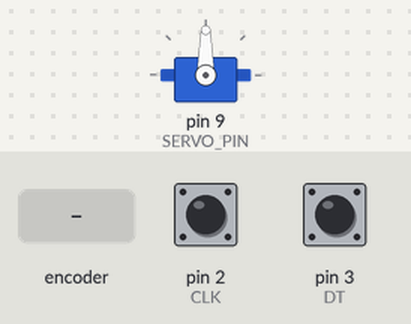
This sketch was run on a simulated Arduino Uno, built with avr-gcc and run on an emulated ATmega328P. On the bench: servo. Inputs (shaded band) come from the test bench; at power-on: pin 2 (CLK) HIGH, pin 3 (DT) HIGH.

Above: at 1.2 s.
1.3 s: rotary encoder on pin 2 (CLK) / pin 3 (DT) turned 3 steps (first pin leading)
At 1.42 s:
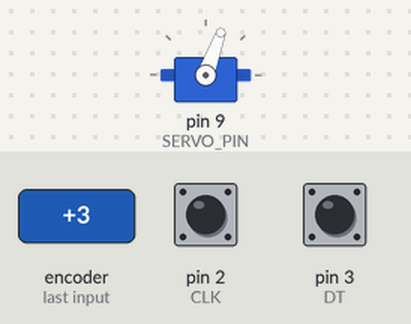
At 2.3 s:
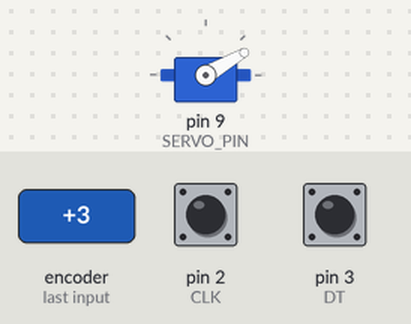
4.3 s: rotary encoder on pin 2 (CLK) / pin 3 (DT) turned 1 step (first pin leading)
At 5.5 s:
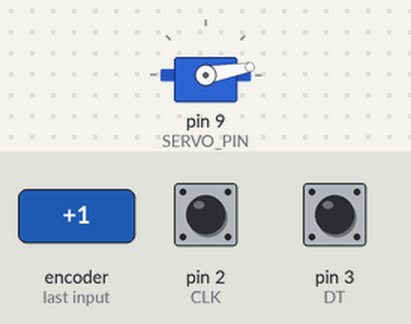
Timing chart, 0 to 7.3 s (numbered marks = the images above; inputs shaded):
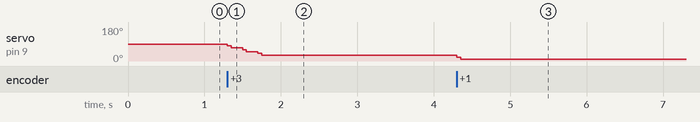

Measured:
- after the input at 1.3 s, servo on pin 9 (SERVO_PIN): 90° → 70° at once, → 50° 0.20 s later, → 30° 0.20 s later
- after the input at 4.3 s, servo on pin 9 (SERVO_PIN): 30° → 10° at once

The sketch:

Arduino_Rotary_Encoder___Servo_Control.ino
```cpp
/*
  ============================================================
  PROJECT  : Arduino Rotary Encoder + Servo Control

  DESCRIPTION:
  This project uses a rotary encoder to control
  the angle of a servo motor (0–180 degrees).

  Rotate clockwise  -> Servo angle increases
  Rotate counter    -> Servo angle decreases

  COMPONENTS:
  - Arduino Uno / Nano
  - Rotary Encoder (CLK, DT)
  - Servo Motor (SG90 / MG90S)
  - Breadboard
  - Jumper wires

  CONNECTION:
  Rotary CLK -> Pin 2
  Rotary DT  -> Pin 3
  Servo Signal -> Pin 9
  VCC -> 5V
  GND -> GND
  ============================================================
*/

#include <Servo.h>

#define CLK 2
#define DT  3
#define SERVO_PIN 9

Servo myServo;

int lastCLKState;
int currentCLKState;

int servoAngle = 90;  // start from middle position

void setup() {
  pinMode(CLK, INPUT);
  pinMode(DT, INPUT);

  myServo.attach(SERVO_PIN);
  myServo.write(servoAngle);

  lastCLKState = digitalRead(CLK);
}

void loop() {

  currentCLKState = digitalRead(CLK);

  // Detect rotation
  if (currentCLKState != lastCLKState) {

    // Check direction
    if (digitalRead(DT) == currentCLKState) {
      servoAngle += 10;   // clockwise
    } else {
      servoAngle -= 10;   // counter-clockwise
    }

    // Limit angle 0 - 180
    if (servoAngle > 180) servoAngle = 180;
    if (servoAngle < 0)   servoAngle = 0;

    myServo.write(servoAngle);
    delay(5); // small debounce delay
  }

  lastCLKState = currentCLKState;
}
```
